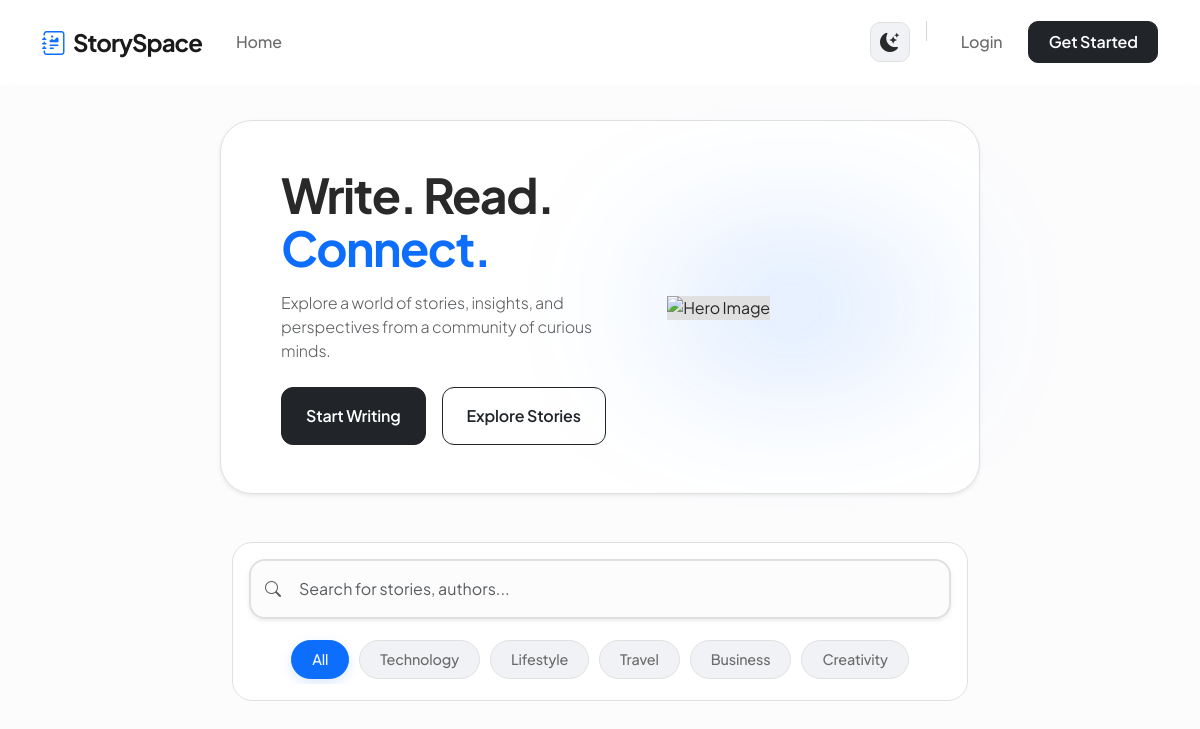
The page / on the database its author committed.
### blog/models.py (models this page shows, shortened)
class Category(models.Model):
    name = models.CharField(max_length=100)

### blog/views.py (the view, shortened to what this page needs)
# urls.py: path('', views.PostListView.as_view(), name='blog-home'),
class PostListView(ListView):
    model = Post
    template_name = 'blog/home.html'
    context_object_name = 'posts'
    ordering = ['-date_posted']
    paginate_by = 5
    def get_queryset(self):
        queryset = super().get_queryset()
        query = self.request.GET.get('q')
        category = self.request.GET.get('category')
        if category:
            queryset = queryset.filter(category__name=category)
        return queryset
    def get(self, request, *args, **kwargs):
        return super().get(request, *args, **kwargs)
    def get_context_data(self, **kwargs):
        context = super().get_context_data(**kwargs)
        context['categories'] = Category.objects.all()
        return context

### blog/models.py (called while the page is built)
    @property
    def plain_text(self):
        import re
        text = self.content
        text = re.sub(r'```.*?```', '', text, flags=re.DOTALL)
        text = re.sub(r'`([^`]+)`', r'\1', text)
        text = re.sub(r'!\[[^\]]*\]\([^\)]+\)', '', text)
        text = re.sub(r'\[([^\]]+)\]\([^\)]+\)', r'\1', text)
        text = re.sub(r'[*_]{1,3}([^*_]+)[*_]{1,3}', r'\1', text)
        text = re.sub(r'#+\s*(.*)', r'\1', text)
        text = re.sub(r'^-{3,}|^\*{3,}|^\_{3,}', '', text, flags=re.MULTILINE)
        text = re.sub(r'^>\s+', '', text, flags=re.MULTILINE)
        text = re.sub(r'^\s*[-*+]\s+', '', text, flags=re.MULTILINE)
        text = re.sub(r'^\s*\d+\.\s+', '', text, flags=re.MULTILINE)
        return text.strip()

### templates/blog/home.html (shortened to what this page needs)
{% extends "base.html" %}
{% block content %}
<div class="row mb-5 py-5 align-items-center rounded-5 shadow-sm px-4 px-md-5 reveal" style="background-color: var(--card-bg); border: 1px solid var(--border-color);">
    <div class="col-lg-7">
        <h1 class="display-5 fw-bold mb-3" style="letter-spacing: -1.5px; line-height: 1.1;">
            Write. Read. <span class="text-primary">Connect.</span>
        </h1>
        <p class="lead text-muted mb-4 fs-6">Explore a world of stories, insights, and perspectives from a community of
            curious minds.</p>
        <div class="d-flex gap-3 flex-wrap">
            {% if not user.is_authenticated %}
            <a href="{% url 'register' %}" class="btn btn-dark btn-modern px-4 py-3">Start Writing</a>
            {% endif %}
            <a href="#posts-start" class="btn btn-outline-dark btn-modern px-4 py-3">Explore Stories</a>
        </div>
    </div>
    <div class="col-lg-5 d-none d-lg-block">
        <div class="position-relative">
            <div class="bg-primary rounded-circle position-absolute top-0 start-0 w-100 h-100 opacity-10 animate-pulse"
                style="filter: blur(80px);"></div>
            <img src="https://img.freepik.com/free-vector/blogging-concept-illustration_114360-788.jpg"
                class="img-fluid position-relative z-1" alt="Hero Image">
        </div>
    </div>
</div>
<div id="posts-start" class="mb-5 sticky-top py-3 reveal"
    style="top: 70px; z-index: 900; backdrop-filter: blur(10px); border-radius: 20px; background-color: var(--navbar-bg); border: 1px solid var(--border-color);">
    <div class="px-3 mb-3">
        <div class="position-relative search-box mx-auto" style="max-width: 800px;">
            <input id="search-input" class="form-control form-control-modern ps-5 pe-5 shadow-sm" type="search" name="q"
                placeholder="Search for stories, authors..." value="{{ request.GET.q }}" autocomplete="off">
            <i class="bi bi-search position-absolute top-50 start-0 translate-middle-y ms-3 text-muted"></i>
        </div>
    </div>
    <div class="px-3">
        <div class="category-scroll-container">
            <div class="category-chips d-flex justify-content-md-center">
                <a href="{% url 'blog-home' %}" class="chip {% if not request.GET.category %}active{% endif %}">All</a>
                {% for cat in categories %}
                <a href="{% url 'blog-home' %}?category={{ cat.name }}"
                    class="chip {% if request.GET.category == cat.name %}active{% endif %}">{{ cat.name }}</a>
                {% endfor %}
            </div>
        </div>
    </div>
</div>
{% endblock %}

### templates/base.html (style rules this page uses)
:root { --primary-color: #1a1a1a; --accent-color: #0d6efd; --bg-color: #fcfcfd; --card-bg: #ffffff; --text-main: #292929; --text-muted: #6b6b6b; --border-color: #e0e0e0; --navbar-bg: rgba(255, 255, 255, 0.8); --navbar-scrolled: rgba(255, 255, 255, 0.95); --card-shadow: 0 4px 20px rgba(0, 0, 0, 0.03); --card-shadow-hover: 0 12px 40px rgba(0, 0, 0, 0.08); --transition: all 0.3s cubic-bezier(0.4, 0, 0.2, 1); --input-bg: #fcfcfd; --badge-bg: #f0f2f5; --badge-text: #555; --nav-link-color: var(--text-muted); --nav-link-hover: var(--primary-color); }
body { font-family: 'Plus Jakarta Sans', sans-serif; background-color: var(--bg-color); color: var(--text-main); overflow-x: hidden; -webkit-font-smoothing: antialiased; letter-spacing: -0.01em; transition: background-color 0.3s ease, color 0.3s ease; }
h1, h2, h3, h4, h5, h6 { font-weight: 700; letter-spacing: -0.03em; }
.reveal { opacity: 0; transform: translateY(30px); transition: var(--transition); }
.reveal.active { opacity: 1; transform: translateY(0); }
.btn-modern { border-radius: 12px; padding: 0.8rem 1.8rem; font-weight: 600; transition: var(--transition); display: inline-flex; align-items: center; gap: 8px; }
.form-control-modern { border-radius: 16px; border: 2px solid var(--border-color); background-color: var(--input-bg); color: var(--text-main); padding: 1rem 1.2rem; box-shadow: none; transition: all 0.2s cubic-bezier(0.4, 0, 0.2, 1); }
img { background-color: var(--border-color); position: relative; }

### templates/blog/home.html (style rules this page uses)
.category-scroll-container { overflow-x: auto; white-space: nowrap; -ms-overflow-style: none; scrollbar-width: none; padding: 5px 0; }
.category-chips { display: inline-flex; gap: 10px; }
.chip { display: inline-block; padding: 8px 20px; background-color: var(--badge-bg); color: var(--text-muted); border-radius: 50px; text-decoration: none; font-weight: 500; font-size: 0.9rem; transition: all 0.3s cubic-bezier(0.4, 0, 0.2, 1); border: 1px solid var(--border-color); }
.chip.active { background-color: var(--accent-color); color: #fff; border-color: var(--accent-color); box-shadow: 0 4px 12px rgba(13, 110, 253, 0.15); }
.animate-pulse { animation: pulse 4s infinite ease-in-out; }

### rows shown on the page
Category: name "Technology"
Category: name "Lifestyle"
Category: name "Travel"
Category: name "Business"
Category: name "Creativity"
